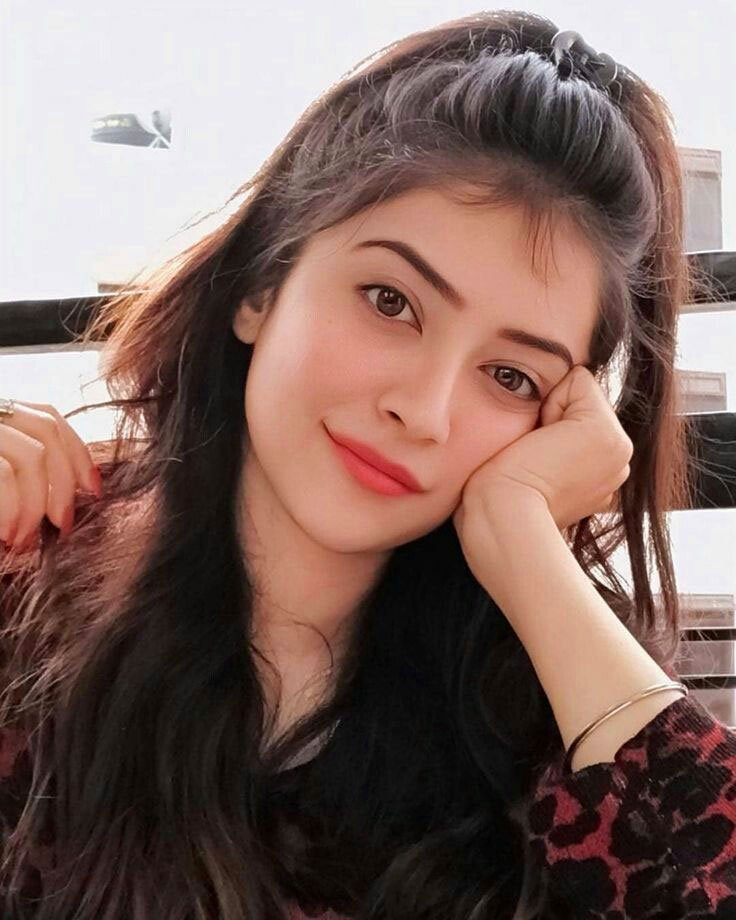
#> input picture girl.jpg, 736 x 920 px
$ jupyter execute Image_to_PencilSketch.ipynb
#> lines starting #> are read from the running program, lines starting #| are printed output that depends on the picture
<a href="https://colab.research.google.com/github/Jayalakshmi12345/demo/blob/main/Image_to_PencilSketch.ipynb" target="_parent"></a>

[cell 1]
import cv2

#reading image

[cell 2]
image = cv2.imread("girl.jpg")
#> image is the input picture: shape (920, 736, 3); mean B, G, R 96.9, 103.5, 128.5

[cell 3]
print(image)
#> (printed output is left out)

#converting BGR image to grayscale

[cell 4]
gray_image = cv2.cvtColor(image,cv2.COLOR_BGR2GRAY)
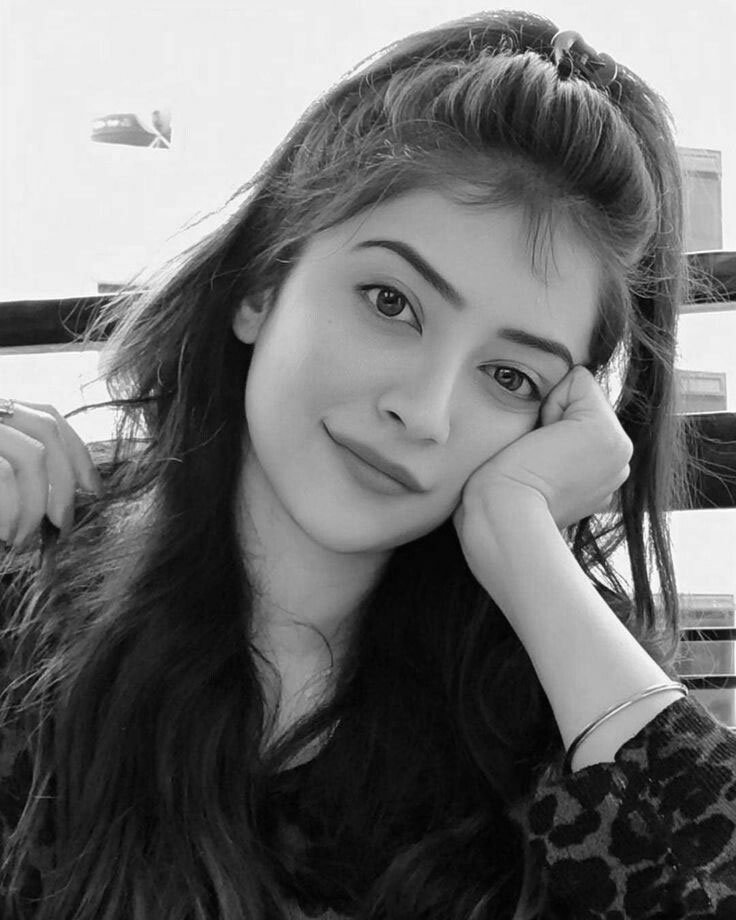
#> gray_image: shape (920, 736); min 0, max 255, mean 110.2

#image inversion

[cell 5]
inverted_image = 255 - gray_image
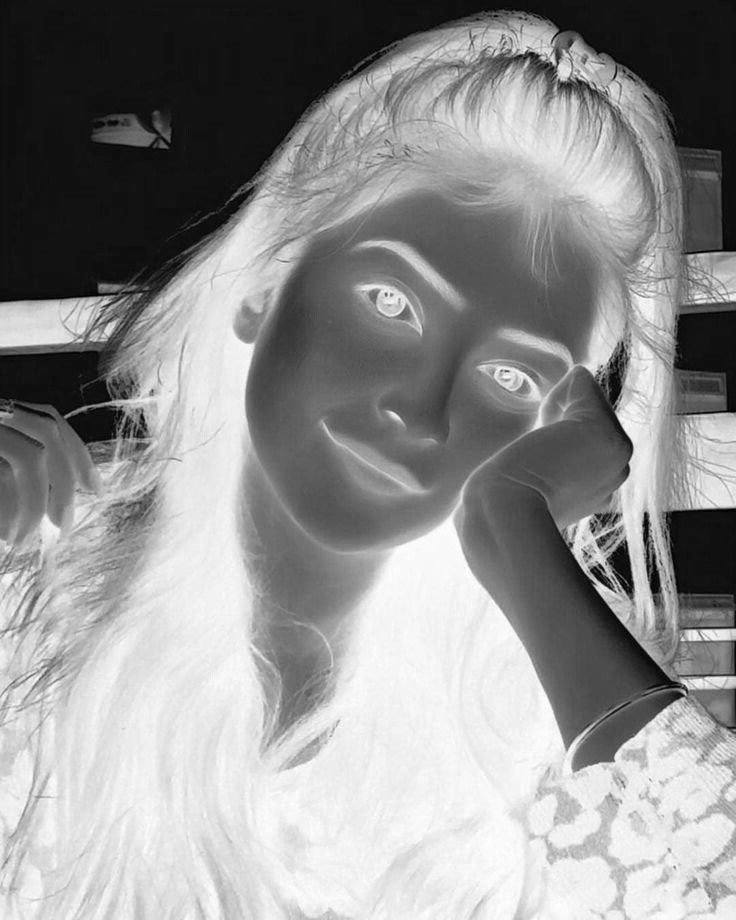
#> inverted_image: shape (920, 736); min 0, max 255, mean 144.8

[cell 6]
from google.colab.patches import cv2_imshow

[cell 7]
blurred = cv2.GaussianBlur(inverted_image, (21, 21), 0)
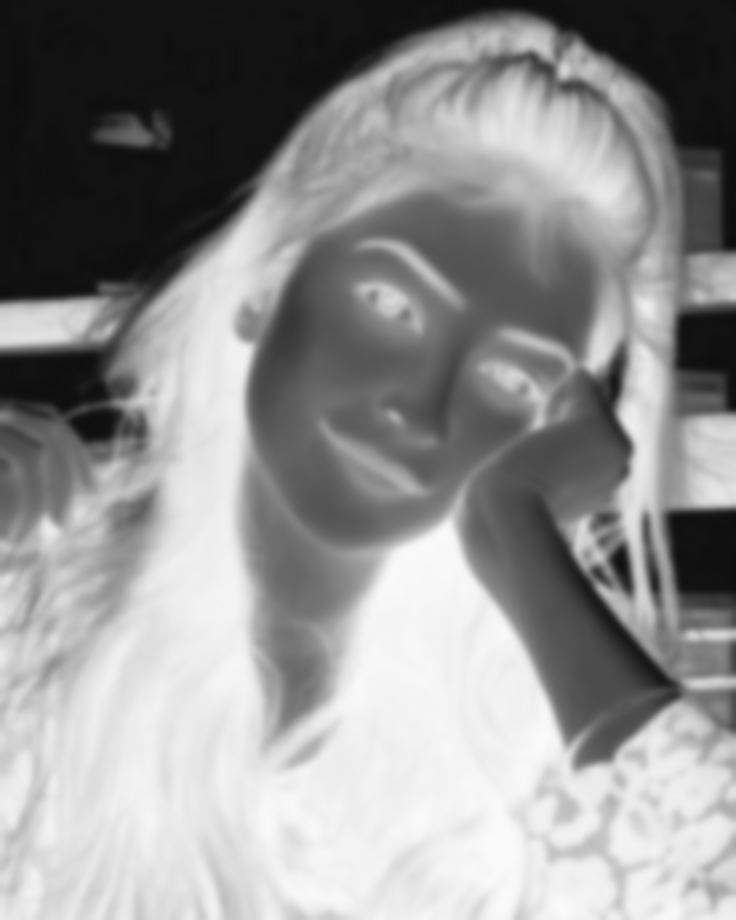
#> blurred: shape (920, 736); min 12, max 250, mean 144.8
inverted_blurred = 255 - blurred
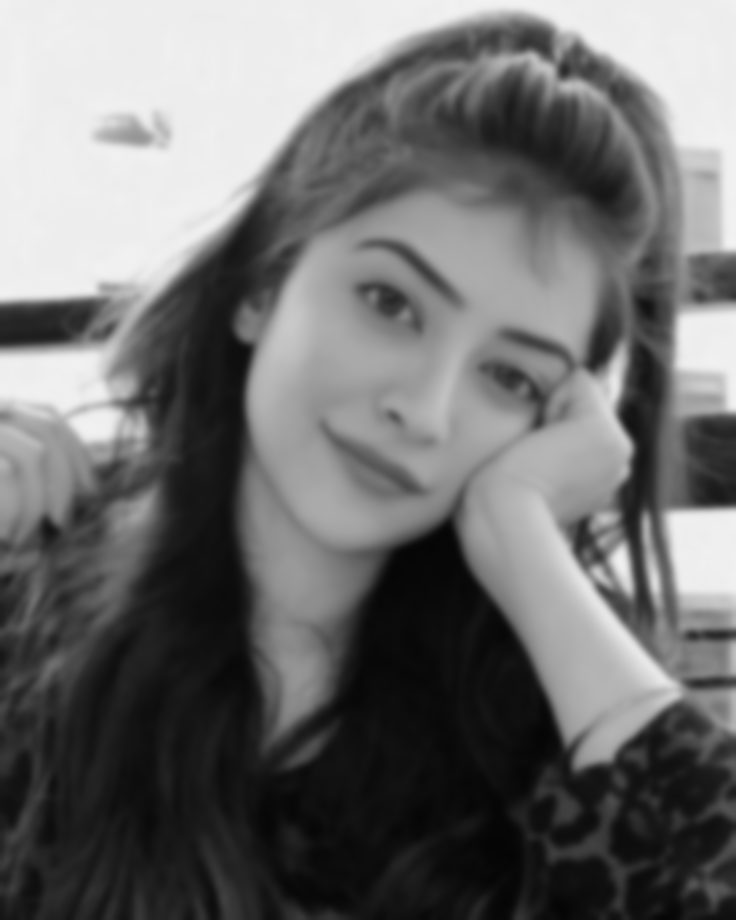
#> inverted_blurred: shape (920, 736); min 5, max 243, mean 110.2
pencil_sketch = cv2.divide(gray_image, inverted_blurred, scale=256.0)
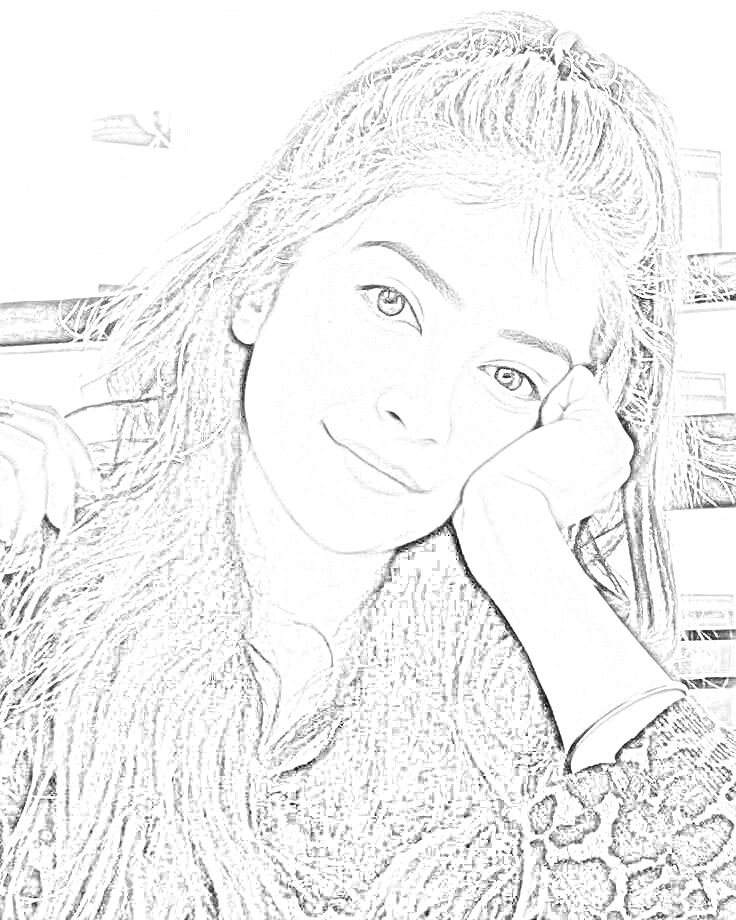
#> pencil_sketch: shape (920, 736); min 0, max 255, mean 241.3

[cell 8]
cv2_imshow(image)
cv2_imshow(pencil_sketch)
cv2.waitKey(0)

[cell 9]
resized=cv2.resize(pencil_sketch,(500,500))
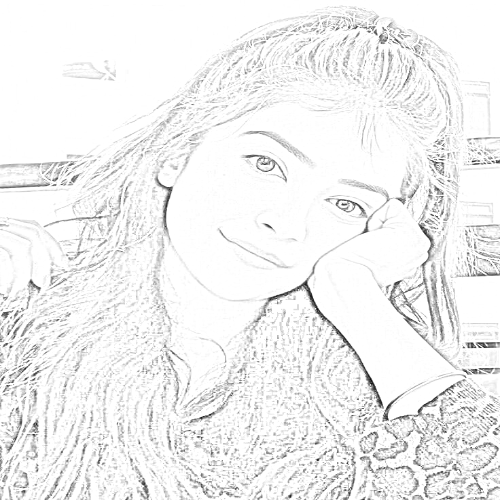
#> resized: shape (500, 500); min 13, max 255, mean 241.2
